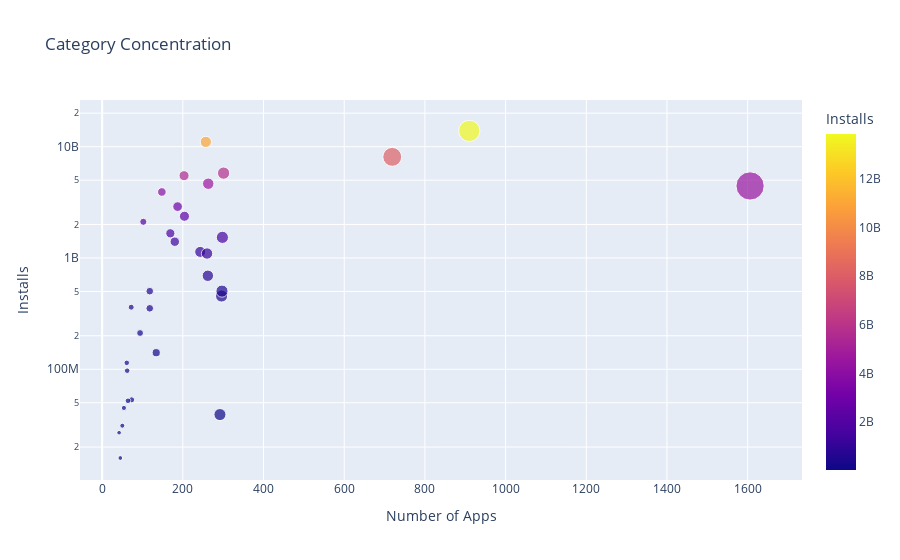

The notebook cell saved with this chart:
### Code cell
scatter = px.scatter(df_apps_by_category, x="App", y="Installs", size="App", color="Installs", hover_name=df_apps_by_category.index, title="Category Concentration")
scatter.update_layout(xaxis_title="Number of Apps", yaxis_title="Installs", yaxis=dict(type='log'))
scatter.show()

### Figure 1 — Plotly figure (JSON) as saved in the notebook; plotly's stock layout.template omitted (floating-point values rounded to 4 significant figures)
{"data": [{"hovertemplate": "<b>%{hovertext}</b><br><br>App=%{marker.size}<br>Installs=%{marker.color}<extra></extra>", "hovertext": ["ART_AND_DESIGN", "AUTO_AND_VEHICLES", "BEAUTY", "BOOKS_AND_REFERENCE", "BUSINESS", "COMICS", "COMMUNICATION", "DATING", "EDUCATION", "ENTERTAINMENT", "EVENTS", "FAMILY", "FINANCE", "FOOD_AND_DRINK", "GAME", "HEALTH_AND_FITNESS", "HOUSE_AND_HOME", "LIBRARIES_AND_DEMO", "LIFESTYLE", "MAPS_AND_NAVIGATION", "MEDICAL", "NEWS_AND_MAGAZINES", "PARENTING", "PERSONALIZATION", "PHOTOGRAPHY", "PRODUCTIVITY", "SHOPPING", "SOCIAL", "SPORTS", "TOOLS", "TRAVEL_AND_LOCAL", "VIDEO_PLAYERS", "WEATHER"], "legendgroup": "", "marker": {"color": [114233100, 53129800, 26916200, 1665791655, 692018120, 44931100, 11039241530, 140912410, 352852000, 2113660000, 15949410, 4437554490, 455249400, 211677750, 13858762717, 1134006220, 97082000, 52083000, 503611120, 503267560, 39162676, 2369110650, 31116110, 1532352930, 4649143130, 5788070180, 1400331540, 5487841475, 1096431465, 8099724500, 2894859300, 3916897200, 361096500], "coloraxis": "coloraxis", "size": [61, 73, 42, 169, 262, 54, 257, 134, 118, 102, 45, 1606, 296, 94, 910, 243, 62, 64, 297, 118, 292, 204, 50, 298, 263, 301, 180, 203, 260, 719, 187, 148, 72], "sizemode": "area", "sizeref": 4.015, "symbol": "circle"}, "mode": "markers", "name": "", "orientation": "v", "showlegend": false, "type": "scatter", "x": [61, 73, 42, 169, 262, 54, 257, 134, 118, 102, 45, 1606, 296, 94, 910, 243, 62, 64, 297, 118, 292, 204, 50, 298, 263, 301, 180, 203, 260, 719, 187, 148, 72], "xaxis": "x", "y": [114233100, 53129800, 26916200, 1665791655, 692018120, 44931100, 11039241530, 140912410, 352852000, 2113660000, 15949410, 4437554490, 455249400, 211677750, 13858762717, 1134006220, 97082000, 52083000, 503611120, 503267560, 39162676, 2369110650, 31116110, 1532352930, 4649143130, 5788070180, 1400331540, 5487841475, 1096431465, 8099724500, 2894859300, 3916897200, 361096500], "yaxis": "y"}], "layout": {"coloraxis": {"colorbar": {"title": {"text": "Installs"}}, "colorscale": [[0, "#0d0887"], [0.1111, "#46039f"], [0.2222, "#7201a8"], [0.3333, "#9c179e"], [0.4444, "#bd3786"], [0.5556, "#d8576b"], [0.6667, "#ed7953"], [0.7778, "#fb9f3a"], [0.8889, "#fdca26"], [1, "#f0f921"]]}, "legend": {"itemsizing": "constant", "tracegroupgap": 0}, "title": {"text": "Category Concentration"}, "xaxis": {"anchor": "y", "domain": [0, 1], "title": {"text": "Number of Apps"}}, "yaxis": {"anchor": "x", "domain": [0, 1], "title": {"text": "Installs"}, "type": "log"}}}
